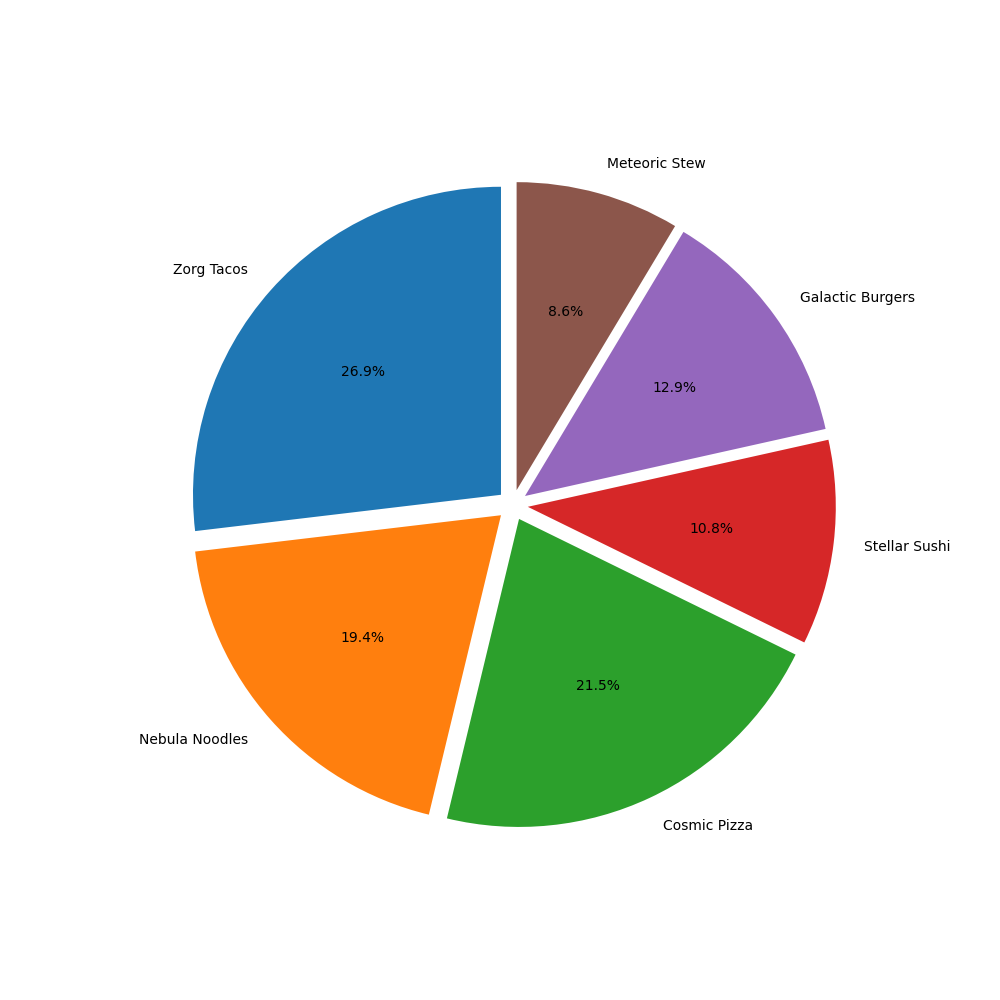

This figure's Python source:
import matplotlib.pyplot as plt

# Data for alien cuisines preferences
cuisines = ['Zorg Tacos', 'Nebula Noodles', 'Cosmic Pizza', 'Stellar Sushi', 'Galactic Burgers', 'Meteoric Stew']
percentages = [25, 18, 20, 10, 12, 8]

# Plotting the pie chart
fig, ax = plt.subplots(figsize=(10, 10))
ax.pie(
    percentages,
    startangle=90,
    labels=cuisines,
    autopct='%1.1f%%',
    explode=[0.05]*len(cuisines)
)

plt.show()
